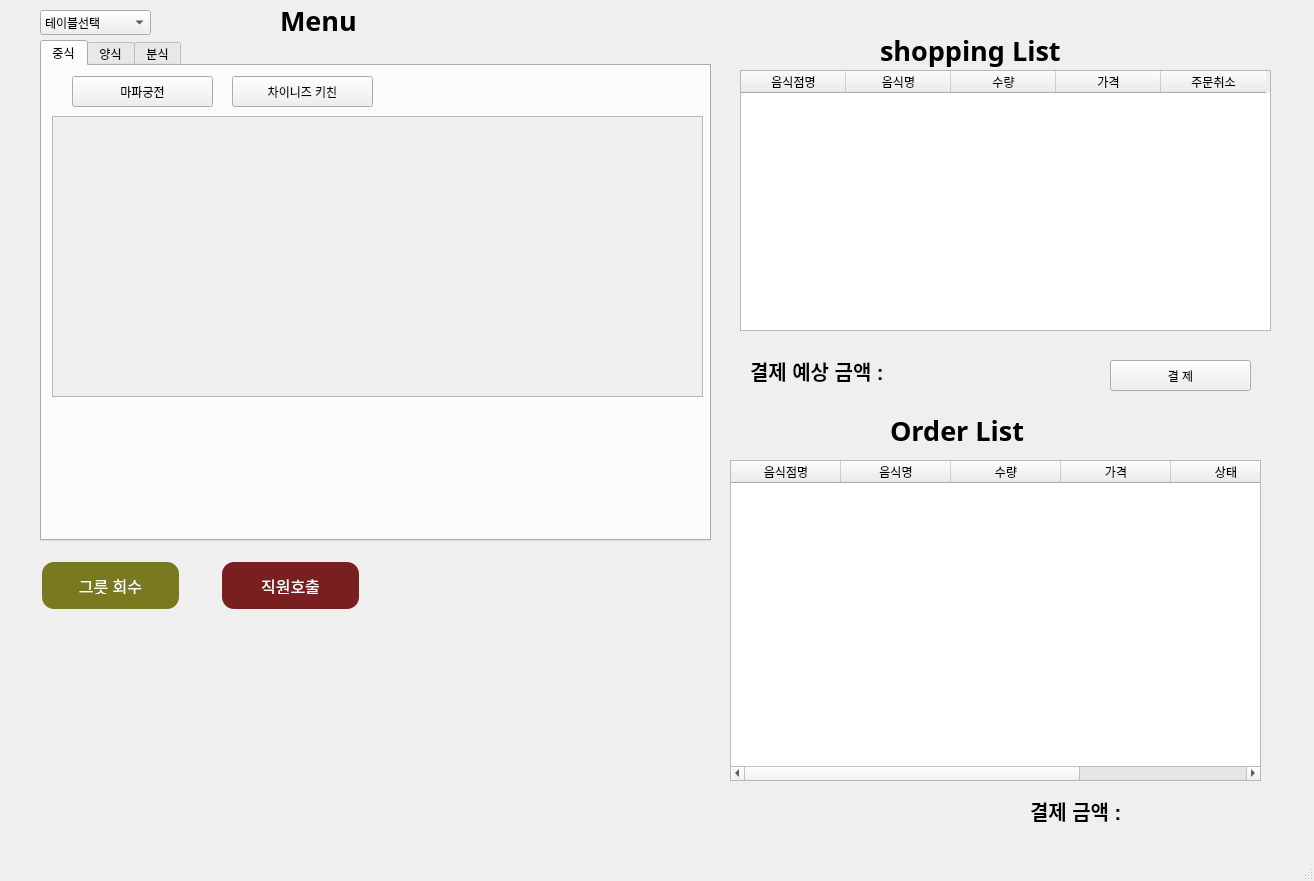
<?xml version="1.0" encoding="UTF-8"?>
<ui version="4.0">
 <class>MainWindow</class>
 <widget class="QMainWindow" name="MainWindow">
  <property name="geometry">
   <rect>
    <x>0</x>
    <y>0</y>
    <width>1314</width>
    <height>881</height>
   </rect>
  </property>
  <property name="baseSize">
   <size>
    <width>13</width>
    <height>10</height>
   </size>
  </property>
  <property name="windowTitle">
   <string>MainWindow</string>
  </property>
  <property name="autoFillBackground">
   <bool>false</bool>
  </property>
  <property name="styleSheet">
   <string notr="true">PushButton {
                background-color: #FF0000;  /* 배경색 */
                color: white;                /* 글자색 */
                border: none;                /* 테두리 없음 */
                padding: 15px 32px;         /* 패딩 */
                text-align: center;          /* 텍스트 정렬 */
                text-decoration: none;       /* 텍스트 장식 없음 */
                display: inline-block;       /* 인라인 블록 */
                font-size: 16px;             /* 글자 크기 */
                margin: 4px 2px;            /* 마진 */
                cursor: pointer;             /* 커서 모양 */
                border-radius: 12px;        /* 모서리 둥글게 */
            }
            QPushButton:hover {
                background-color: #45a049;   /* 마우스 오버 시 색상 */
            }</string>
  </property>
  <widget class="QWidget" name="centralwidget">
   <widget class="QTabWidget" name="tabWidget">
    <property name="geometry">
     <rect>
      <x>40</x>
      <y>40</y>
      <width>671</width>
      <height>501</height>
     </rect>
    </property>
    <property name="tabPosition">
     <enum>QTabWidget::North</enum>
    </property>
    <property name="tabShape">
     <enum>QTabWidget::Rounded</enum>
    </property>
    <property name="currentIndex">
     <number>0</number>
    </property>
    <property name="elideMode">
     <enum>Qt::ElideNone</enum>
    </property>
    <widget class="QWidget" name="tab">
     <attribute name="title">
      <string>중식</string>
     </attribute>
     <widget class="QPushButton" name="vendor_1_button">
      <property name="geometry">
       <rect>
        <x>30</x>
        <y>10</y>
        <width>141</width>
        <height>31</height>
       </rect>
      </property>
      <property name="text">
       <string>마파궁전</string>
      </property>
     </widget>
     <widget class="QPushButton" name="vendor_2_button">
      <property name="geometry">
       <rect>
        <x>190</x>
        <y>10</y>
        <width>141</width>
        <height>31</height>
       </rect>
      </property>
      <property name="text">
       <string>차이니즈 키친</string>
      </property>
     </widget>
     <widget class="QScrollArea" name="scrollArea_1">
      <property name="geometry">
       <rect>
        <x>10</x>
        <y>50</y>
        <width>651</width>
        <height>281</height>
       </rect>
      </property>
      <property name="sizePolicy">
       <sizepolicy hsizetype="Expanding" vsizetype="Expanding">
        <horstretch>0</horstretch>
        <verstretch>0</verstretch>
       </sizepolicy>
      </property>
      <property name="sizeIncrement">
       <size>
        <width>0</width>
        <height>1000</height>
       </size>
      </property>
      <property name="baseSize">
       <size>
        <width>0</width>
        <height>0</height>
       </size>
      </property>
      <property name="verticalScrollBarPolicy">
       <enum>Qt::ScrollBarAsNeeded</enum>
      </property>
      <property name="horizontalScrollBarPolicy">
       <enum>Qt::ScrollBarAsNeeded</enum>
      </property>
      <property name="sizeAdjustPolicy">
       <enum>QAbstractScrollArea::AdjustToContents</enum>
      </property>
      <property name="widgetResizable">
       <bool>true</bool>
      </property>
      <widget class="QWidget" name="scrollAreaWidgetContents">
       <property name="geometry">
        <rect>
         <x>0</x>
         <y>0</y>
         <width>649</width>
         <height>279</height>
        </rect>
       </property>
      </widget>
     </widget>
     <widget class="QScrollArea" name="scrollArea_2">
      <property name="geometry">
       <rect>
        <x>10</x>
        <y>50</y>
        <width>651</width>
        <height>281</height>
       </rect>
      </property>
      <property name="widgetResizable">
       <bool>true</bool>
      </property>
      <widget class="QWidget" name="scrollAreaWidgetContents_2">
       <property name="geometry">
        <rect>
         <x>0</x>
         <y>0</y>
         <width>649</width>
         <height>279</height>
        </rect>
       </property>
      </widget>
     </widget>
     <zorder>scrollArea_1</zorder>
     <zorder>vendor_1_button</zorder>
     <zorder>vendor_2_button</zorder>
     <zorder>scrollArea_2</zorder>
    </widget>
    <widget class="QWidget" name="tab_2">
     <attribute name="title">
      <string>양식</string>
     </attribute>
     <widget class="QPushButton" name="vendor_3_button">
      <property name="geometry">
       <rect>
        <x>30</x>
        <y>10</y>
        <width>141</width>
        <height>31</height>
       </rect>
      </property>
      <property name="text">
       <string>올리브 비스트로</string>
      </property>
     </widget>
     <widget class="QScrollArea" name="scrollArea_3">
      <property name="geometry">
       <rect>
        <x>10</x>
        <y>50</y>
        <width>651</width>
        <height>281</height>
       </rect>
      </property>
      <property name="widgetResizable">
       <bool>true</bool>
      </property>
      <widget class="QWidget" name="scrollAreaWidgetContents_3">
       <property name="geometry">
        <rect>
         <x>0</x>
         <y>0</y>
         <width>649</width>
         <height>279</height>
        </rect>
       </property>
      </widget>
     </widget>
    </widget>
    <widget class="QWidget" name="tab_3">
     <attribute name="title">
      <string>분식</string>
     </attribute>
     <widget class="QScrollArea" name="scrollArea_4">
      <property name="geometry">
       <rect>
        <x>10</x>
        <y>50</y>
        <width>651</width>
        <height>281</height>
       </rect>
      </property>
      <property name="widgetResizable">
       <bool>true</bool>
      </property>
      <widget class="QWidget" name="scrollAreaWidgetContents_4">
       <property name="geometry">
        <rect>
         <x>0</x>
         <y>0</y>
         <width>649</width>
         <height>279</height>
        </rect>
       </property>
      </widget>
     </widget>
    </widget>
   </widget>
   <widget class="QTableWidget" name="shopping_tableWidget">
    <property name="geometry">
     <rect>
      <x>740</x>
      <y>70</y>
      <width>531</width>
      <height>261</height>
     </rect>
    </property>
    <attribute name="horizontalHeaderDefaultSectionSize">
     <number>105</number>
    </attribute>
    <column>
     <property name="text">
      <string>음식점명</string>
     </property>
    </column>
    <column>
     <property name="text">
      <string>음식명</string>
     </property>
    </column>
    <column>
     <property name="text">
      <string>수량</string>
     </property>
    </column>
    <column>
     <property name="text">
      <string>가격</string>
     </property>
    </column>
    <column>
     <property name="text">
      <string>주문취소</string>
     </property>
    </column>
   </widget>
   <widget class="QLabel" name="label_shopping">
    <property name="geometry">
     <rect>
      <x>880</x>
      <y>30</y>
      <width>231</width>
      <height>41</height>
     </rect>
    </property>
    <property name="font">
     <font>
      <family>dsrom10</family>
      <pointsize>20</pointsize>
      <weight>75</weight>
      <italic>false</italic>
      <bold>true</bold>
      <underline>false</underline>
      <strikeout>false</strikeout>
      <stylestrategy>PreferAntialias</stylestrategy>
     </font>
    </property>
    <property name="text">
     <string>shopping List</string>
    </property>
   </widget>
   <widget class="QLabel" name="label_2">
    <property name="geometry">
     <rect>
      <x>890</x>
      <y>410</y>
      <width>161</width>
      <height>41</height>
     </rect>
    </property>
    <property name="font">
     <font>
      <family>dsrom10</family>
      <pointsize>20</pointsize>
      <weight>75</weight>
      <italic>false</italic>
      <bold>true</bold>
      <underline>false</underline>
      <strikeout>false</strikeout>
      <stylestrategy>PreferAntialias</stylestrategy>
     </font>
    </property>
    <property name="text">
     <string>Order List</string>
    </property>
   </widget>
   <widget class="QLabel" name="label_shopping_2">
    <property name="geometry">
     <rect>
      <x>280</x>
      <y>0</y>
      <width>231</width>
      <height>41</height>
     </rect>
    </property>
    <property name="font">
     <font>
      <family>dsrom10</family>
      <pointsize>20</pointsize>
      <weight>75</weight>
      <italic>false</italic>
      <bold>true</bold>
      <underline>false</underline>
      <strikeout>false</strikeout>
      <stylestrategy>PreferAntialias</stylestrategy>
     </font>
    </property>
    <property name="text">
     <string>Menu</string>
    </property>
   </widget>
   <widget class="QLabel" name="label_predict">
    <property name="geometry">
     <rect>
      <x>750</x>
      <y>350</y>
      <width>141</width>
      <height>41</height>
     </rect>
    </property>
    <property name="font">
     <font>
      <family>Ubuntu</family>
      <pointsize>15</pointsize>
      <weight>75</weight>
      <bold>true</bold>
     </font>
    </property>
    <property name="text">
     <string>결제 예상 금액 : </string>
    </property>
   </widget>
   <widget class="QLabel" name="label_predict_price">
    <property name="geometry">
     <rect>
      <x>880</x>
      <y>350</y>
      <width>101</width>
      <height>41</height>
     </rect>
    </property>
    <property name="font">
     <font>
      <family>Ubuntu</family>
      <pointsize>15</pointsize>
      <weight>75</weight>
      <bold>true</bold>
     </font>
    </property>
    <property name="text">
     <string/>
    </property>
   </widget>
   <widget class="QPushButton" name="button_payment">
    <property name="geometry">
     <rect>
      <x>1110</x>
      <y>360</y>
      <width>141</width>
      <height>31</height>
     </rect>
    </property>
    <property name="text">
     <string>결 제</string>
    </property>
   </widget>
   <widget class="QTableWidget" name="order_tableWidget">
    <property name="geometry">
     <rect>
      <x>730</x>
      <y>460</y>
      <width>531</width>
      <height>321</height>
     </rect>
    </property>
    <property name="gridStyle">
     <enum>Qt::SolidLine</enum>
    </property>
    <property name="sortingEnabled">
     <bool>false</bool>
    </property>
    <attribute name="horizontalHeaderDefaultSectionSize">
     <number>110</number>
    </attribute>
    <column>
     <property name="text">
      <string>음식점명</string>
     </property>
    </column>
    <column>
     <property name="text">
      <string>음식명</string>
     </property>
    </column>
    <column>
     <property name="text">
      <string>수량</string>
     </property>
    </column>
    <column>
     <property name="text">
      <string>가격</string>
     </property>
    </column>
    <column>
     <property name="text">
      <string>상태</string>
     </property>
    </column>
    <column>
     <property name="text">
      <string>order_id</string>
     </property>
    </column>
   </widget>
   <widget class="QLabel" name="label_payment_2">
    <property name="geometry">
     <rect>
      <x>1030</x>
      <y>790</y>
      <width>121</width>
      <height>41</height>
     </rect>
    </property>
    <property name="font">
     <font>
      <family>Ubuntu</family>
      <pointsize>15</pointsize>
      <weight>75</weight>
      <bold>true</bold>
     </font>
    </property>
    <property name="text">
     <string>결제 금액 : </string>
    </property>
   </widget>
   <widget class="QLabel" name="label_total_price">
    <property name="geometry">
     <rect>
      <x>1160</x>
      <y>790</y>
      <width>101</width>
      <height>41</height>
     </rect>
    </property>
    <property name="font">
     <font>
      <family>Ubuntu</family>
      <pointsize>15</pointsize>
      <weight>75</weight>
      <bold>true</bold>
     </font>
    </property>
    <property name="text">
     <string/>
    </property>
   </widget>
   <widget class="QPushButton" name="button_service_call">
    <property name="geometry">
     <rect>
      <x>220</x>
      <y>560</y>
      <width>141</width>
      <height>51</height>
     </rect>
    </property>
    <property name="autoFillBackground">
     <bool>false</bool>
    </property>
    <property name="styleSheet">
     <string notr="true">QPushButton {
                background-color:rgb(121, 31, 31);  /* 배경색 */
                color: white;                /* 글자색 */
                border: none;                /* 테두리 없음 */
                padding: 15px 32px;         /* 패딩 */
                text-align: center;          /* 텍스트 정렬 */
                text-decoration: none;       /* 텍스트 장식 없음 */
                display: inline-block;       /* 인라인 블록 */
                font-size: 16px;             /* 글자 크기 */
                margin: 2px 2px;            /* 마진 */
                cursor: pointer;             /* 커서 모양 */
                border-radius: 12px;        /* 모서리 둥글게 */
            }
            QPushButton:hover {
                background-color: #45a049;   /* 마우스 오버 시 색상 */
            }</string>
    </property>
    <property name="text">
     <string>직원호출</string>
    </property>
   </widget>
   <widget class="QPushButton" name="button_retrieve">
    <property name="geometry">
     <rect>
      <x>40</x>
      <y>560</y>
      <width>141</width>
      <height>51</height>
     </rect>
    </property>
    <property name="autoFillBackground">
     <bool>false</bool>
    </property>
    <property name="styleSheet">
     <string notr="true">QPushButton {
                background-color:rgb(121, 121, 31);  /* 배경색 */
                color: white;                /* 글자색 */
                border: none;                /* 테두리 없음 */
                padding: 15px 32px;         /* 패딩 */
                text-align: center;          /* 텍스트 정렬 */
                text-decoration: none;       /* 텍스트 장식 없음 */
                display: inline-block;       /* 인라인 블록 */
                font-size: 16px;             /* 글자 크기 */
                margin: 2px 2px;            /* 마진 */
                cursor: pointer;             /* 커서 모양 */
                border-radius: 12px;        /* 모서리 둥글게 */
            }
            QPushButton:hover {
                background-color: #45a049;   /* 마우스 오버 시 색상 */
            }</string>
    </property>
    <property name="text">
     <string>그릇 회수</string>
    </property>
   </widget>
   <widget class="QComboBox" name="table_comboBox">
    <property name="geometry">
     <rect>
      <x>40</x>
      <y>10</y>
      <width>111</width>
      <height>25</height>
     </rect>
    </property>
    <item>
     <property name="text">
      <string>테이블선택</string>
     </property>
    </item>
    <item>
     <property name="text">
      <string>테이블 1</string>
     </property>
    </item>
    <item>
     <property name="text">
      <string>테이블 2</string>
     </property>
    </item>
    <item>
     <property name="text">
      <string>테이블 3</string>
     </property>
    </item>
    <item>
     <property name="text">
      <string>테이블 4</string>
     </property>
    </item>
   </widget>
  </widget>
  <widget class="QMenuBar" name="menubar">
   <property name="geometry">
    <rect>
     <x>0</x>
     <y>0</y>
     <width>1314</width>
     <height>22</height>
    </rect>
   </property>
  </widget>
  <widget class="QStatusBar" name="statusbar"/>
 </widget>
 <tabstops>
  <tabstop>tabWidget</tabstop>
  <tabstop>vendor_1_button</tabstop>
  <tabstop>vendor_2_button</tabstop>
  <tabstop>scrollArea_1</tabstop>
 </tabstops>
 <resources/>
 <connections/>
</ui>
